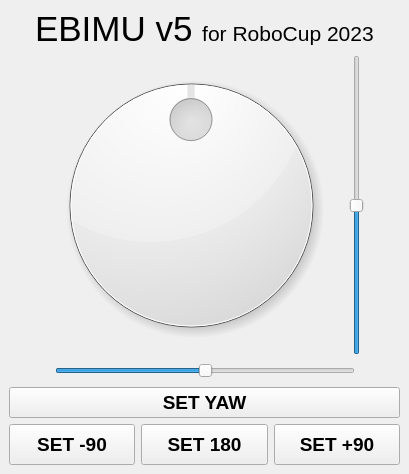
<?xml version="1.0" encoding="UTF-8"?>
<ui version="4.0">
 <class>MainWindowDesign</class>
 <widget class="QMainWindow" name="MainWindowDesign">
  <property name="geometry">
   <rect>
    <x>0</x>
    <y>0</y>
    <width>409</width>
    <height>474</height>
   </rect>
  </property>
  <property name="windowTitle">
   <string>2023 ROBIT IMU</string>
  </property>
  <property name="windowIcon">
   <iconset>
    <normaloff>:/images/mw_2.png</normaloff>:/images/mw_2.png</iconset>
  </property>
  <property name="locale">
   <locale language="English" country="Australia"/>
  </property>
  <widget class="QWidget" name="centralwidget">
   <property name="autoFillBackground">
    <bool>false</bool>
   </property>
   <layout class="QGridLayout" name="gridLayout">
    <item row="0" column="0">
     <layout class="QVBoxLayout" name="verticalLayout_2">
      <item>
       <layout class="QHBoxLayout" name="horizontalLayout_2">
        <item>
         <spacer name="horizontalSpacer_5">
          <property name="orientation">
           <enum>Qt::Horizontal</enum>
          </property>
          <property name="sizeHint" stdset="0">
           <size>
            <width>40</width>
            <height>20</height>
           </size>
          </property>
         </spacer>
        </item>
        <item>
         <widget class="QLabel" name="label">
          <property name="text">
           <string>&lt;html&gt;&lt;head/&gt;&lt;body&gt;&lt;p&gt;&lt;span style=&quot; font-size:26pt;&quot;&gt;EBIMU v5 &lt;/span&gt;&lt;span style=&quot; font-size:16pt;&quot;&gt;for RoboCup 2023&lt;/span&gt;&lt;/p&gt;&lt;/body&gt;&lt;/html&gt;</string>
          </property>
         </widget>
        </item>
        <item>
         <spacer name="horizontalSpacer_6">
          <property name="orientation">
           <enum>Qt::Horizontal</enum>
          </property>
          <property name="sizeHint" stdset="0">
           <size>
            <width>40</width>
            <height>20</height>
           </size>
          </property>
         </spacer>
        </item>
       </layout>
      </item>
      <item>
       <layout class="QVBoxLayout" name="verticalLayout">
        <item>
         <layout class="QHBoxLayout" name="horizontalLayout">
          <item>
           <spacer name="horizontalSpacer_3">
            <property name="orientation">
             <enum>Qt::Horizontal</enum>
            </property>
            <property name="sizeHint" stdset="0">
             <size>
              <width>40</width>
              <height>20</height>
             </size>
            </property>
           </spacer>
          </item>
          <item>
           <widget class="QDial" name="dial">
            <property name="minimumSize">
             <size>
              <width>300</width>
              <height>300</height>
             </size>
            </property>
            <property name="maximumSize">
             <size>
              <width>300</width>
              <height>300</height>
             </size>
            </property>
            <property name="minimum">
             <number>-180</number>
            </property>
            <property name="maximum">
             <number>180</number>
            </property>
            <property name="notchTarget">
             <double>0.000000000000000</double>
            </property>
           </widget>
          </item>
          <item>
           <widget class="QSlider" name="verticalSlider">
            <property name="sizePolicy">
             <sizepolicy hsizetype="Fixed" vsizetype="Expanding">
              <horstretch>0</horstretch>
              <verstretch>0</verstretch>
             </sizepolicy>
            </property>
            <property name="minimumSize">
             <size>
              <width>20</width>
              <height>300</height>
             </size>
            </property>
            <property name="maximumSize">
             <size>
              <width>20</width>
              <height>300</height>
             </size>
            </property>
            <property name="minimum">
             <number>-90</number>
            </property>
            <property name="maximum">
             <number>90</number>
            </property>
            <property name="orientation">
             <enum>Qt::Vertical</enum>
            </property>
           </widget>
          </item>
          <item>
           <spacer name="horizontalSpacer_4">
            <property name="orientation">
             <enum>Qt::Horizontal</enum>
            </property>
            <property name="sizeHint" stdset="0">
             <size>
              <width>40</width>
              <height>20</height>
             </size>
            </property>
           </spacer>
          </item>
         </layout>
        </item>
        <item>
         <layout class="QHBoxLayout" name="horizontalLayout_3">
          <item>
           <spacer name="horizontalSpacer_2">
            <property name="orientation">
             <enum>Qt::Horizontal</enum>
            </property>
            <property name="sizeHint" stdset="0">
             <size>
              <width>40</width>
              <height>20</height>
             </size>
            </property>
           </spacer>
          </item>
          <item>
           <widget class="QSlider" name="horizontalSlider">
            <property name="minimumSize">
             <size>
              <width>300</width>
              <height>20</height>
             </size>
            </property>
            <property name="maximumSize">
             <size>
              <width>300</width>
              <height>20</height>
             </size>
            </property>
            <property name="minimum">
             <number>-90</number>
            </property>
            <property name="maximum">
             <number>90</number>
            </property>
            <property name="orientation">
             <enum>Qt::Horizontal</enum>
            </property>
           </widget>
          </item>
          <item>
           <spacer name="horizontalSpacer">
            <property name="orientation">
             <enum>Qt::Horizontal</enum>
            </property>
            <property name="sizeHint" stdset="0">
             <size>
              <width>40</width>
              <height>20</height>
             </size>
            </property>
           </spacer>
          </item>
         </layout>
        </item>
       </layout>
      </item>
      <item>
       <widget class="QPushButton" name="pushButton_set">
        <property name="font">
         <font>
          <pointsize>14</pointsize>
          <weight>75</weight>
          <bold>true</bold>
         </font>
        </property>
        <property name="text">
         <string>SET YAW</string>
        </property>
       </widget>
      </item>
      <item>
       <layout class="QHBoxLayout" name="horizontalLayout_4">
        <item>
         <widget class="QPushButton" name="pushButton_set_n90">
          <property name="sizePolicy">
           <sizepolicy hsizetype="Expanding" vsizetype="Expanding">
            <horstretch>0</horstretch>
            <verstretch>0</verstretch>
           </sizepolicy>
          </property>
          <property name="font">
           <font>
            <pointsize>14</pointsize>
            <weight>75</weight>
            <bold>true</bold>
           </font>
          </property>
          <property name="text">
           <string>SET -90</string>
          </property>
         </widget>
        </item>
        <item>
         <widget class="QPushButton" name="pushButton_set_180">
          <property name="sizePolicy">
           <sizepolicy hsizetype="Expanding" vsizetype="Expanding">
            <horstretch>0</horstretch>
            <verstretch>0</verstretch>
           </sizepolicy>
          </property>
          <property name="font">
           <font>
            <pointsize>14</pointsize>
            <weight>75</weight>
            <bold>true</bold>
           </font>
          </property>
          <property name="text">
           <string>SET 180</string>
          </property>
         </widget>
        </item>
        <item>
         <widget class="QPushButton" name="pushButton_set_p90">
          <property name="sizePolicy">
           <sizepolicy hsizetype="Expanding" vsizetype="Expanding">
            <horstretch>0</horstretch>
            <verstretch>0</verstretch>
           </sizepolicy>
          </property>
          <property name="font">
           <font>
            <pointsize>14</pointsize>
            <weight>75</weight>
            <bold>true</bold>
           </font>
          </property>
          <property name="text">
           <string>SET +90</string>
          </property>
         </widget>
        </item>
       </layout>
      </item>
     </layout>
    </item>
   </layout>
  </widget>
  <action name="action_Quit">
   <property name="text">
    <string>&amp;Quit</string>
   </property>
   <property name="shortcut">
    <string>Ctrl+Q</string>
   </property>
   <property name="shortcutContext">
    <enum>Qt::ApplicationShortcut</enum>
   </property>
  </action>
  <action name="action_Preferences">
   <property name="text">
    <string>&amp;Preferences</string>
   </property>
  </action>
  <action name="actionAbout">
   <property name="text">
    <string>&amp;About</string>
   </property>
  </action>
  <action name="actionAbout_Qt">
   <property name="text">
    <string>About &amp;Qt</string>
   </property>
  </action>
 </widget>
 <resources/>
 <connections>
  <connection>
   <sender>action_Quit</sender>
   <signal>triggered()</signal>
   <receiver>MainWindowDesign</receiver>
   <slot>close()</slot>
   <hints>
    <hint type="sourcelabel">
     <x>-1</x>
     <y>-1</y>
    </hint>
    <hint type="destinationlabel">
     <x>399</x>
     <y>299</y>
    </hint>
   </hints>
  </connection>
 </connections>
</ui>
